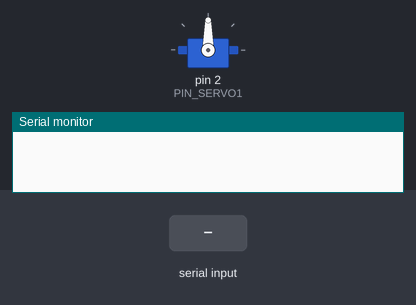
A sketch run on a simulated Arduino Uno, built with avr-gcc and run on an emulated ATmega328P. On the bench: servo, the last lines printed to the serial monitor. The inputs (shaded band) are chosen by the test bench.

Above: at 1.2 s.
1.3 s: "90,45\n" received over Serial
At 2.5 s:
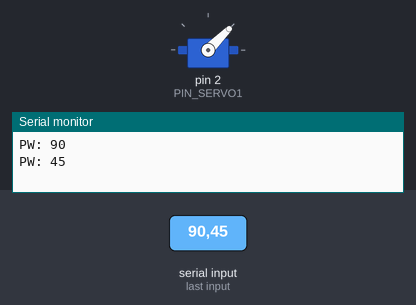
2.8 s: "30,150\n" received over Serial
At 3.8 s:
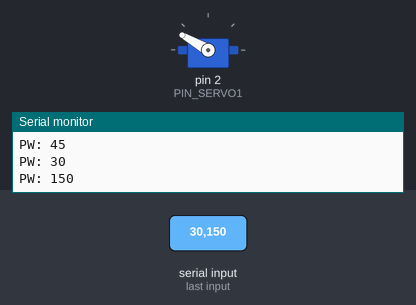
4.3 s: "5\n" received over Serial
At 4.7 s:
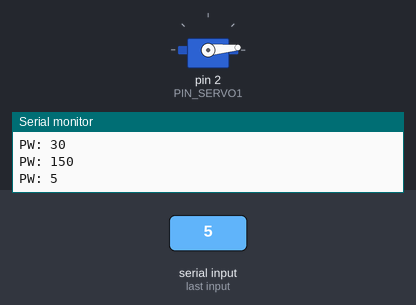
5.8 s: "200\n" received over Serial
At 7.0 s:
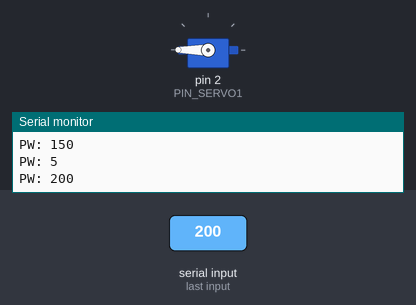
7.3 s: "90\n" received over Serial
At 8.3 s:
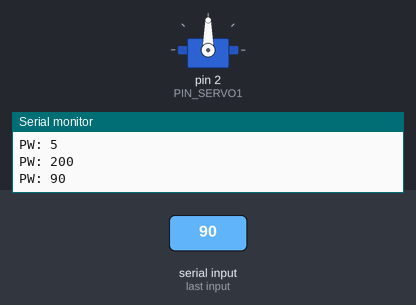
Timing chart, 0 to 9.8 s (numbered marks = the images above; inputs shaded):
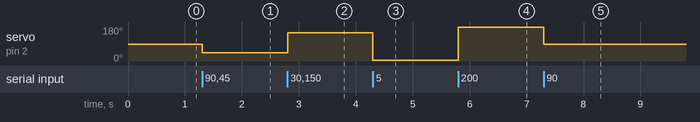

Measured:
- after the input at 1.3 s, servo on pin 2 (PIN_SERVO1): 90° → 45° at once
- after the input at 2.8 s, servo on pin 2 (PIN_SERVO1): 45° → 150° at once
- after the input at 4.3 s, servo on pin 2 (PIN_SERVO1): 150° → 5° at once
- after the input at 5.8 s, servo on pin 2 (PIN_SERVO1): 5° → 180° at once
- after the input at 7.3 s, servo on pin 2 (PIN_SERVO1): 180° → 90° at once

The sketch:

readservo.ino
```cpp
#include <Servo.h>

Servo servo1;
int PIN_SERVO1    = 2;
int PIN_SERVO2    = 3;
int PIN_SERVO3    = 4;
int PIN_SERVO4    = 5;

void setup() {
  // initialize serial:
  Serial.begin(9600);
  servo1.attach(PIN_SERVO1,700,1900);

}

void loop() {
  // if there's any serial available, read it:
  while (Serial.available() > 0) {

    // look for the next valid integer in the incoming serial stream:
    int pw = Serial.parseInt();
    if( pw > 0 )
    {
      Serial.print("PW: "); Serial.println(pw);

      servo1.write(pw);
    }
  }
}
```
